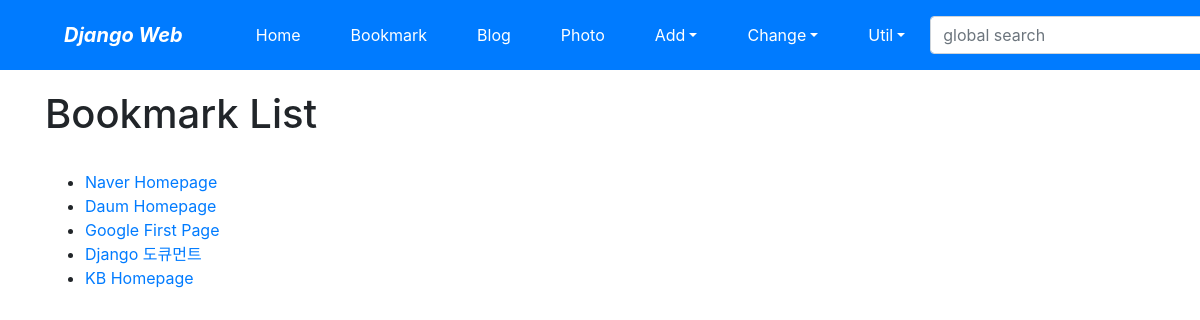
Screenshot of /bookmark/ with the database file from the repository.
### bookmark/models.py (models this page shows)
class Bookmark(models.Model):
    title = models.CharField('TITLE', max_length=100, blank=True)
    url = models.URLField('URL', unique=True)
    owner = models.ForeignKey(User, on_delete=models.CASCADE, blank=True, null=True)
    def __str__(self):
        return self.title

### bookmark/views.py (the view)
# urls.py: path('', views.BookmarkLV.as_view(), name='index'),
class BookmarkLV(ListView):
    model = Bookmark

### bookmark/templates/bookmark/bookmark_list.html (shortened to what this page needs)
{% extends "base.html" %}
{% block content %}
    <h1>Bookmark List</h1>
    <br>
    <ul>
        {% for bookmark in object_list %}
        <li><a href="{% url 'bookmark:detail' bookmark.id %}">{{ bookmark }}</a></li>
        {% endfor %}
    </ul>
{% endblock %}

### rows the page displays
Bookmark: title "Naver Homepage"
Bookmark: title "Daum Homepage"
Bookmark: title "Google First Page"
Bookmark: title "Django 도큐먼트"
Bookmark: title "KB Homepage"
